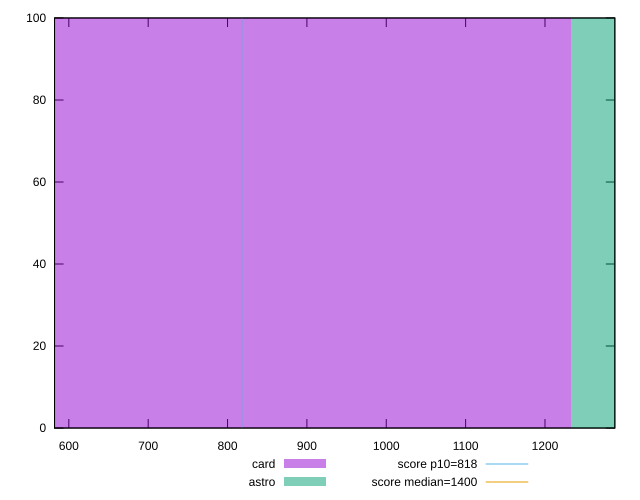

This chart was generated by the following gnuplot code:
reset

$card <<EOF
821.6669331643848 100
EOF

$astro <<EOF
1643.3338663287695 100
EOF

set key outside below
set boxwidth 821.6669331643848
set xrange [582:1288]
set yrange [0:100]
set trange [0:100]
set style fill transparent solid 0.5 noborder

set parametric
set terminal svg size 640, 500 enhanced background rgb 'white'
set output "reports/report_00031_2021-02-24T23-18-18.084Z/dom-size/comparison/histogram/2_vs_3.svg"

plot $card title "card" with boxes, \
     $astro title "astro" with boxes, \
     818,t title "score p10=818", \
     1400,t title "score median=1400"

reset
